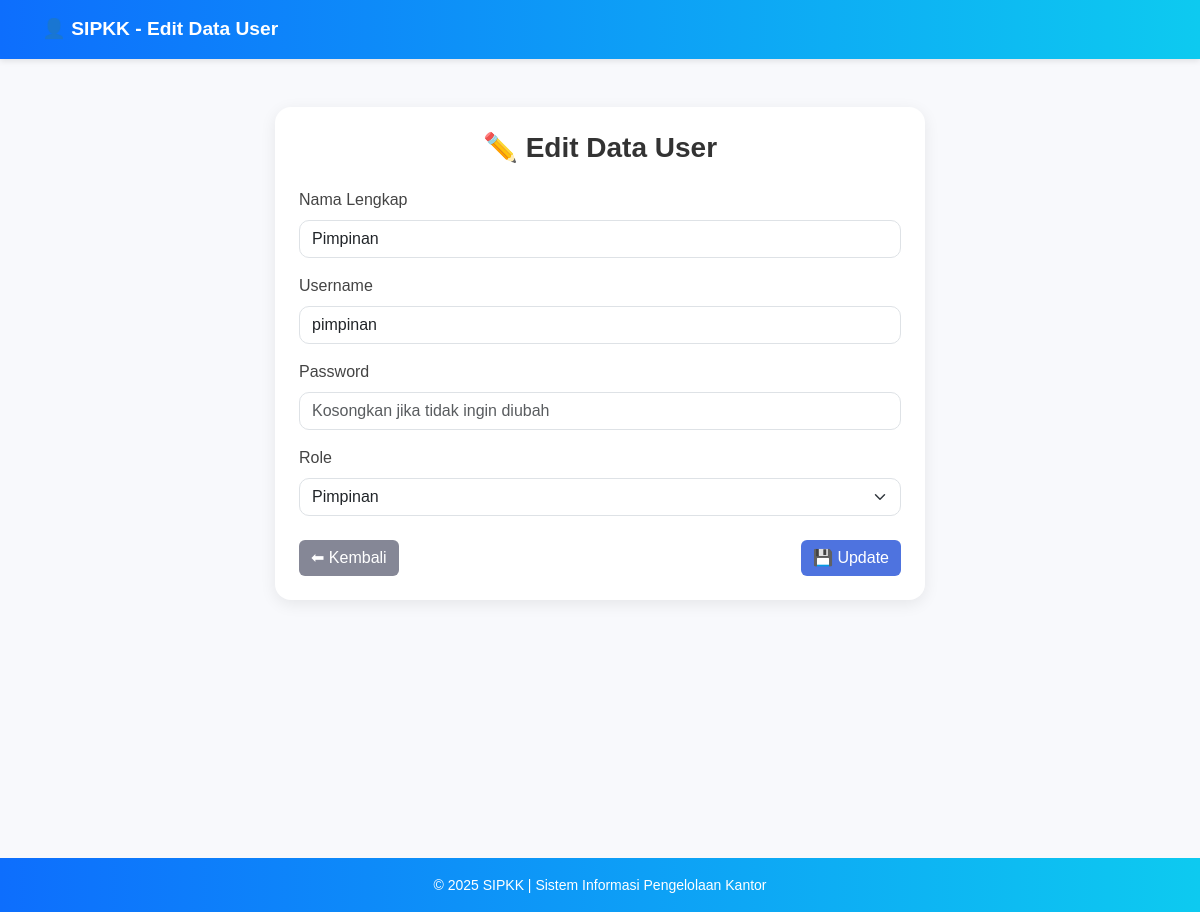
The app's page /admin/users/edit.php?id=3 (signed in) with its own data.
### tables this page shows
CREATE TABLE `users` (
  `id_user` int(11) NOT NULL,
  `nama` varchar(100) NOT NULL,
  `username` varchar(50) NOT NULL,
  `password` varchar(255) NOT NULL,
  `role` int(1) DEFAULT NULL
);

### admin/users/edit.php (the view, shortened to what this page needs)
<?php
include '../../config/koneksi.php';
$id = $_GET['id'];
$query = mysqli_query($koneksi, "SELECT * FROM users WHERE id_user='$id'");
$data = mysqli_fetch_assoc($query);
?>
<!DOCTYPE html>
<html lang="id">
<head>
  <link href="https://cdn.jsdelivr.net/npm/bootstrap@5.3.3/dist/css/bootstrap.min.css" rel="stylesheet">
</head>
<body>
  <header>
    <div class="container">
      <a class="navbar-brand" href="../dashboard.php">👤 SIPKK - Edit Data User</a>
    </div>
  </header>
  <div class="container py-5">
    <div class="card mx-auto p-4" style="max-width: 650px;">
      <h3 class="text-center mb-4">✏️ Edit Data User</h3>
      <form method="POST">
        <div class="mb-3">
          <label class="form-label">Nama Lengkap</label>
          <input type="text" name="nama" class="form-control"
                 value="<?= $data['nama'] ?>" required>
        </div>
        <div class="mb-3">
          <label class="form-label">Username</label>
          <input type="text" name="username" class="form-control"
                 value="<?= $data['username'] ?>" required>
        </div>
        <div class="mb-3">
          <label class="form-label">Password</label>
          <input type="password" name="password" class="form-control"
                 placeholder="Kosongkan jika tidak ingin diubah">
        </div>
        <div class="mb-4">
          <label class="form-label">Role</label>
          <select name="role" class="form-select" required>
            <option value="3" <?= $data['role'] == '3' ? 'selected' : '' ?>>Pimpinan</option>
          </select>
        </div>
        <div class="d-flex justify-content-between">
          <a href="../users_tampil.php" class="btn btn-secondary">⬅ Kembali</a>
          <button type="submit" name="update" class="btn btn-primary">💾 Update</button>
        </div>
      </form>
    </div>
  </div>
  <footer>
    <small>© <?= date('Y'); ?> SIPKK | Sistem Informasi Pengelolaan Kantor</small>
  </footer>
</body>
</html>

### admin/users/edit.php (style rules this page uses)
body { background-color: #f8f9fc; font-family: 'Poppins', sans-serif; min-height: 100vh; }
header { background: linear-gradient(90deg, #0d6efd, #0dcaf0); color: white; padding: 15px 0; box-shadow: 0 2px 6px rgba(0, 0, 0, 0.1); }
.navbar-brand { font-weight: 600; color: white !important; font-size: 1.2rem; }
.card { border: none; border-radius: 16px; box-shadow: 0 4px 16px rgba(0, 0, 0, 0.08); background: white; animation: fadeInUp 0.6s ease; }
.card h3 { font-weight: 600; color: #333; }
.btn-primary { background-color: #4e73df; border: none; transition: all 0.3s ease; }
.btn-secondary { background-color: #858796; border: none; transition: all 0.3s ease; }
footer { background: linear-gradient(90deg, #0d6efd, #0dcaf0); color: #fff; padding: 15px; text-align: center; margin-top: 210px; }
label { font-weight: 500; color: #444; }
input, select { border-radius: 10px !important; }

### records on screen
users: nama "Pimpinan", username "pimpinan", role "Pimpinan"
